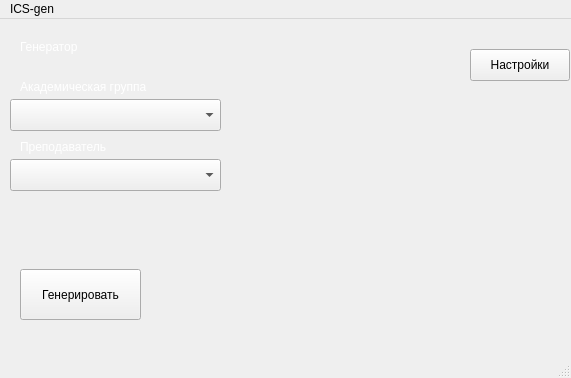
<?xml version="1.0" encoding="UTF-8"?>
<ui version="4.0">
 <class>MainWindow</class>
 <widget class="QMainWindow" name="MainWindow">
  <property name="geometry">
   <rect>
    <x>0</x>
    <y>0</y>
    <width>571</width>
    <height>378</height>
   </rect>
  </property>
  <property name="windowTitle">
   <string>MainWindow</string>
  </property>
  <property name="autoFillBackground">
   <bool>false</bool>
  </property>
  <widget class="QWidget" name="centralwidget">
   <widget class="QStackedWidget" name="stackedWidget">
    <property name="geometry">
     <rect>
      <x>0</x>
      <y>0</y>
      <width>571</width>
      <height>351</height>
     </rect>
    </property>
    <property name="currentIndex">
     <number>0</number>
    </property>
    <widget class="QWidget" name="main">
     <widget class="QPushButton" name="goToSettings">
      <property name="geometry">
       <rect>
        <x>470</x>
        <y>30</y>
        <width>100</width>
        <height>32</height>
       </rect>
      </property>
      <property name="text">
       <string notr="true">Настройки</string>
      </property>
     </widget>
     <widget class="QComboBox" name="group">
      <property name="geometry">
       <rect>
        <x>10</x>
        <y>80</y>
        <width>211</width>
        <height>32</height>
       </rect>
      </property>
     </widget>
     <widget class="QLabel" name="label_3">
      <property name="geometry">
       <rect>
        <x>20</x>
        <y>120</y>
        <width>131</width>
        <height>16</height>
       </rect>
      </property>
      <property name="styleSheet">
       <string notr="true">color: white;</string>
      </property>
      <property name="text">
       <string notr="true">Преподаватель</string>
      </property>
     </widget>
     <widget class="QPushButton" name="pushButton">
      <property name="geometry">
       <rect>
        <x>20</x>
        <y>250</y>
        <width>121</width>
        <height>51</height>
       </rect>
      </property>
      <property name="text">
       <string notr="true">Генерировать</string>
      </property>
     </widget>
     <widget class="QComboBox" name="comboBox_2">
      <property name="geometry">
       <rect>
        <x>10</x>
        <y>140</y>
        <width>211</width>
        <height>32</height>
       </rect>
      </property>
      <property name="styleSheet">
       <string notr="true"/>
      </property>
     </widget>
     <widget class="QLabel" name="label_2">
      <property name="geometry">
       <rect>
        <x>20</x>
        <y>60</y>
        <width>161</width>
        <height>16</height>
       </rect>
      </property>
      <property name="styleSheet">
       <string notr="true">color: white;</string>
      </property>
      <property name="text">
       <string notr="true">Академическая группа</string>
      </property>
     </widget>
     <widget class="QLabel" name="label">
      <property name="geometry">
       <rect>
        <x>20</x>
        <y>20</y>
        <width>101</width>
        <height>16</height>
       </rect>
      </property>
      <property name="styleSheet">
       <string notr="true">color: white;</string>
      </property>
      <property name="text">
       <string notr="true">Генератор</string>
      </property>
     </widget>
     <widget class="QLabel" name="mainBg">
      <property name="geometry">
       <rect>
        <x>0</x>
        <y>0</y>
        <width>581</width>
        <height>381</height>
       </rect>
      </property>
      <property name="text">
       <string/>
      </property>
     </widget>
     <zorder>mainBg</zorder>
     <zorder>goToSettings</zorder>
     <zorder>group</zorder>
     <zorder>label_3</zorder>
     <zorder>pushButton</zorder>
     <zorder>comboBox_2</zorder>
     <zorder>label_2</zorder>
     <zorder>label</zorder>
    </widget>
    <widget class="QWidget" name="settings">
     <widget class="QPushButton" name="goBackButton">
      <property name="geometry">
       <rect>
        <x>460</x>
        <y>30</y>
        <width>100</width>
        <height>32</height>
       </rect>
      </property>
      <property name="text">
       <string notr="true">&lt; Назад</string>
      </property>
     </widget>
     <widget class="QLabel" name="label_4">
      <property name="geometry">
       <rect>
        <x>20</x>
        <y>170</y>
        <width>121</width>
        <height>16</height>
       </rect>
      </property>
      <property name="styleSheet">
       <string notr="true">color: white;</string>
      </property>
      <property name="text">
       <string notr="true">Журнал ошибок</string>
      </property>
     </widget>
     <widget class="QLabel" name="label_5">
      <property name="geometry">
       <rect>
        <x>20</x>
        <y>110</y>
        <width>171</width>
        <height>16</height>
       </rect>
      </property>
      <property name="styleSheet">
       <string notr="true">color: white;</string>
      </property>
      <property name="text">
       <string notr="true">Сохранять события в</string>
      </property>
     </widget>
     <widget class="QLabel" name="label_6">
      <property name="geometry">
       <rect>
        <x>20</x>
        <y>60</y>
        <width>156</width>
        <height>20</height>
       </rect>
      </property>
      <property name="styleSheet">
       <string notr="true">color: white;</string>
      </property>
      <property name="text">
       <string notr="true">Адрес api</string>
      </property>
     </widget>
     <widget class="QLineEdit" name="apiPath">
      <property name="geometry">
       <rect>
        <x>20</x>
        <y>80</y>
        <width>156</width>
        <height>21</height>
       </rect>
      </property>
     </widget>
     <widget class="QLabel" name="label_7">
      <property name="geometry">
       <rect>
        <x>20</x>
        <y>20</y>
        <width>101</width>
        <height>16</height>
       </rect>
      </property>
      <property name="styleSheet">
       <string notr="true">color: white;</string>
      </property>
      <property name="text">
       <string notr="true">Настройки</string>
      </property>
     </widget>
     <widget class="QPushButton" name="refreshData">
      <property name="geometry">
       <rect>
        <x>20</x>
        <y>300</y>
        <width>141</width>
        <height>51</height>
       </rect>
      </property>
      <property name="text">
       <string notr="true">Обновить данные</string>
      </property>
     </widget>
     <widget class="QWidget" name="horizontalLayoutWidget">
      <property name="geometry">
       <rect>
        <x>20</x>
        <y>120</y>
        <width>301</width>
        <height>41</height>
       </rect>
      </property>
      <layout class="QHBoxLayout" name="horizontalLayout">
       <item>
        <widget class="QLineEdit" name="eventDir">
         <property name="toolTip">
          <string>&lt;html&gt;&lt;head/&gt;&lt;body&gt;&lt;p&gt;&lt;br/&gt;&lt;/p&gt;&lt;/body&gt;&lt;/html&gt;</string>
         </property>
         <property name="readOnly">
          <bool>true</bool>
         </property>
        </widget>
       </item>
       <item>
        <widget class="QPushButton" name="chooseEventDir">
         <property name="text">
          <string>Выбрать</string>
         </property>
        </widget>
       </item>
      </layout>
     </widget>
     <widget class="QWidget" name="horizontalLayoutWidget_2">
      <property name="geometry">
       <rect>
        <x>20</x>
        <y>180</y>
        <width>301</width>
        <height>41</height>
       </rect>
      </property>
      <layout class="QHBoxLayout" name="horizontalLayout_2">
       <item>
        <widget class="QLineEdit" name="journalDir">
         <property name="toolTip">
          <string>&lt;html&gt;&lt;head/&gt;&lt;body&gt;&lt;p&gt;&lt;br/&gt;&lt;/p&gt;&lt;/body&gt;&lt;/html&gt;</string>
         </property>
         <property name="readOnly">
          <bool>true</bool>
         </property>
        </widget>
       </item>
       <item>
        <widget class="QPushButton" name="chooseJournalDir">
         <property name="text">
          <string>Выбрать</string>
         </property>
        </widget>
       </item>
      </layout>
     </widget>
     <widget class="QPushButton" name="saveSettings">
      <property name="geometry">
       <rect>
        <x>20</x>
        <y>230</y>
        <width>100</width>
        <height>32</height>
       </rect>
      </property>
      <property name="text">
       <string>Сохранить</string>
      </property>
     </widget>
     <widget class="QLabel" name="settingsBg">
      <property name="geometry">
       <rect>
        <x>0</x>
        <y>0</y>
        <width>571</width>
        <height>371</height>
       </rect>
      </property>
      <property name="minimumSize">
       <size>
        <width>261</width>
        <height>0</height>
       </size>
      </property>
      <property name="text">
       <string/>
      </property>
     </widget>
     <zorder>settingsBg</zorder>
     <zorder>goBackButton</zorder>
     <zorder>label_4</zorder>
     <zorder>label_5</zorder>
     <zorder>label_6</zorder>
     <zorder>apiPath</zorder>
     <zorder>label_7</zorder>
     <zorder>refreshData</zorder>
     <zorder>horizontalLayoutWidget</zorder>
     <zorder>horizontalLayoutWidget_2</zorder>
     <zorder>saveSettings</zorder>
    </widget>
   </widget>
  </widget>
  <widget class="QMenuBar" name="menubar">
   <property name="geometry">
    <rect>
     <x>0</x>
     <y>0</y>
     <width>571</width>
     <height>24</height>
    </rect>
   </property>
   <widget class="QMenu" name="menuICS_gen">
    <property name="title">
     <string>ICS-gen</string>
    </property>
   </widget>
   <addaction name="menuICS_gen"/>
  </widget>
  <widget class="QStatusBar" name="statusbar"/>
 </widget>
 <resources/>
 <connections/>
</ui>
